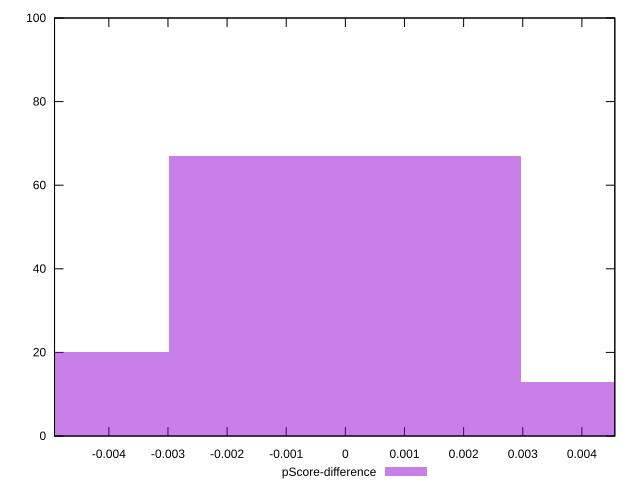

This figure's gnuplot source:
reset

$pScoreDifference <<EOF
-0.005951483768710854 20
0 67
0.005951483768710854 13
EOF

set key outside below
set boxwidth 0.005951483768710854
set xrange [-0.004918256327120174:0.004556984077428439]
set yrange [0:100]
set trange [0:100]
set style fill transparent solid 0.5 noborder
set terminal svg size 640, 490 enhanced background rgb 'white'
set output "report_00015_2021-02-09T16-11-33.973Z/speed-index/samples/pages+cached+noadtech+nomedia/pScore-difference/histogram.svg"

plot $pScoreDifference title "pScore-difference" with boxes

reset
